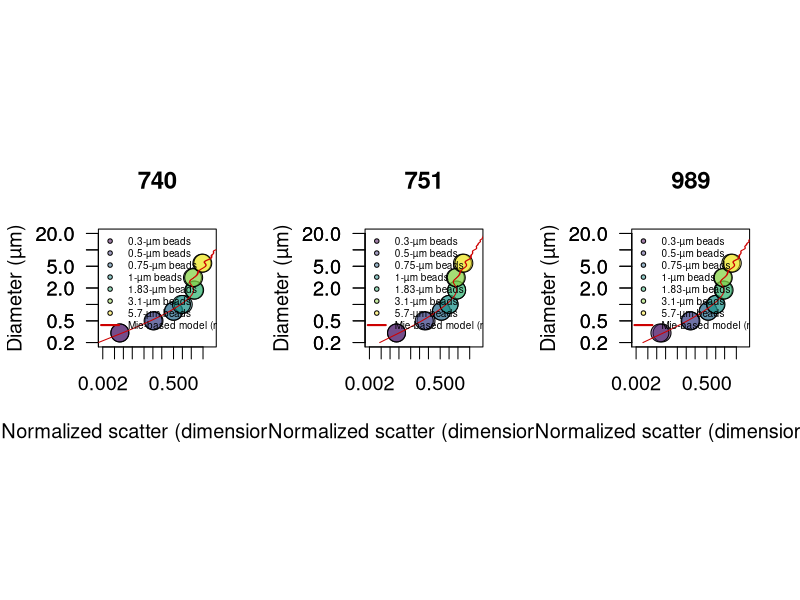

R code for this plot: (Note: this script raises an error after producing the figure.)
library(scales)
library(viridis)
path.to.git.repository <- "~/Documents/DATA/Codes/fsc-size-calibration"
setwd(path.to.git.repository)

#############################
### scatter normalization ###
#############################

beads740 <- read.csv("740-summary.csv")
beads740$fsc <- 10^((beads740$fsc.corr.high/2^16)*3.5)
id.740 <- which(beads740$size == 1) # find 1 micron beads
beads740$normalized.fsc <- beads740$fsc/mean(beads740[id.740,'fsc'])
beads740 <- beads740[order(beads740$size),]

beads989<- read.csv("989-summary.csv")
beads989$fsc <- 10^((beads989$fsc.corr.high/2^16)*3.5)
id.989 <- which(beads989$size == 1) # find 1 micron beads
beads989$normalized.fsc <- beads989$fsc/mean(beads989[id.989,'fsc'])
beads989 <- beads989[order(beads989$size),]

beads751 <- read.csv("751-summary.csv")
beads751$fsc <- 10^((beads751$fsc.corr.high/2^16)*3.5)
id.751<- which(beads751$size == 1) # find 1 micron beads
beads751$normalized.fsc <- beads751 $fsc/mean(beads751 [id.751,'fsc'])
beads751 <- beads751[order(beads751$size),]


####################
### OPTIMIZATION ###
####################
library(DEoptim)

# Mie theory fitting
# n for phyto = 1.35- 1.41 # see Lehmuskero et al. Progr Oceanogr 2018
mie2 <- t(read.csv("meidata-1010.csv" ,header=F)) # low
mie1 <- t(read.csv("meidata-1032.csv" ,header=F)) # fit
mie3 <- t(read.csv("meidata-1055.csv" ,header=F)) # high
mie4 <- t(read.csv("meidata-beads.csv" ,header=F)) # particle of 1 µm, index of refraction of 1.6033

# optimization routine
sigma.lsq <- function(mie, beads, params){

     c <- params[1]
     b <- params[2]
     id <- findInterval(beads$size, mie[,1])
     scatt <- (mie[id,2]/c)^b

           df <- data.frame(obs=beads$normalized.fsc, pred=scatt)
      sigma <- mean(((df$obs - df$pred)/df$obs)^2,na.rm=T)
      return(sigma)
  }



######################################################
#### compare MIE prediction with calibration beads ###
######################################################
pdf("Mie-beads-scatter.pdf",width=12, height=6)

par(mfrow=c(1,3), pty='s', cex=1.2)

for(inst in c(740,751,989)){

# inst <- 740

### Optiomization

if(inst == 740) beads <- beads740
if(inst == 751) beads <- beads751
if(inst == 989) beads <- beads989

#beads1 <- subset(beads,  size > 0.3) # run to test optimzation across range of particle size, except 0.3 microns beads not properly analyzed.

f <- function(params) sigma.lsq(mie=mie4, beads=beads, params)
res <- DEoptim(f, lower=c(0,0), upper=c(10000,2), control=DEoptim.control(itermax=1000, reltol=1e-8,trace=100, steptol=100, strategy=2, parallelType=0))
print(res$optim$bestval)
params <- res$optim$bestmem # optimized 'c' and 'b' values
print(params)


### CREATE LOOKUP TABLE
#d <- 0.220; e <- 1 # LINEAR Shalapyonok et al. 2001; 0.220 (Li et al. 1992, Veldhuis et al. 2004, and more studies agreed with 220 fg C um-3)
#d <- 0.54; e <- 0.85 # EXPO Roy, S., Sathyendranath, S. & Platt, T. Size-partitioned phytoplankton carbon and carbon-to-chlorophyll ratio from ocean colour by an absorption-based bio-optical algorithm. Remote Sens. Environ. 194, 177–189 (2017).
#d <- 0.216; e <- 0.939 # ALL Protists EXPO Roy, 1. Menden-Deuer, S. & Lessard, E. J. Carbon to volume relationships for dinoflagellates, diatoms, and other protist plankton. Limnol. Oceanogr. 45, 569–579 (2000).
d <- 0.261; e <- 0.860 # < 3000 µm3 EXPO Roy, 1. Menden-Deuer, S. & Lessard, E. J. Carbon to volume relationships for dinoflagellates, diatoms, and other protist plankton. Limnol. Oceanogr. 45, 569–579 (2000).

max.scatter <- 20
min.scatter <- 0.0005

b <- params[2]
c <- params[1]
scatter <- 10^(seq(log10(min(mie2[,2]/c)), log10(max(mie3[,2]/c)),length.out=10000))

s1 <- approx((mie1[,2]/c)^b, mie1[,1], xout=scatter)
s2 <- approx((mie2[,2]/c)^b, mie2[,1], xout=scatter)
s3 <- approx((mie3[,2]/c)^b, mie3[,1], xout=scatter)
s4 <- approx((mie1[,2]/c)^b, d*(4/3*pi*(0.5*mie1[,1])^3)^e, xout=scatter)
s5 <- approx((mie2[,2]/c)^b, d*(4/3*pi*(0.5*mie2[,1])^3)^e, xout=scatter)
s6 <- approx((mie3[,2]/c)^b, d*(4/3*pi*(0.5*mie3[,1])^3)^e, xout=scatter)

		if(inst == 740){mie_740 <- data.frame(cbind(scatter=s1$x,
                                                  diam_740_mid=s1$y,diam_740_upr=s2$y,diam_740_lwr = s3$y,
                                                  Qc_740_mid=s4$y, Qc_740_upr=s5$y, Qc_740_lwr=s6$y))
                      	mie_740 <- subset(mie_740, scatter >= min.scatter & scatter <= max.scatter)
                     	}

        if(inst == 751){mie_751 <- data.frame(cbind(scatter=s1$x,
                                                  diam_751_mid=s1$y,diam_751_upr=s2$y,diam_751_lwr = s3$y,
                                                  Qc_751_mid=s4$y, Qc_751_upr=s5$y, Qc_751_lwr=s6$y))
                      	mie_751 <- subset(mie_751, scatter >= min.scatter & scatter <= max.scatter)
                      	}
	    if(inst == 989){mie_989 <- data.frame(cbind(scatter=s1$x,
                                                  diam_989_mid=s1$y,diam_989_upr=s2$y,diam_989_lwr = s3$y,
                                                  Qc_989_mid=s4$y, Qc_989_upr=s5$y, Qc_989_lwr=s6$y))
                      	mie_989 <- subset(mie_989, scatter >= min.scatter & scatter <= max.scatter)
						}

plot(beads$normalized.fsc, beads$size,log='xy', xaxt='n',xlim=c(0.002,10), ylim=c(0.2,20), bg=alpha(viridis(nrow(beads)),0.5),cex=2, pch=21, xlab="Normalized scatter (dimensionless)", ylab="Diameter (µm)", las=1, main=paste(inst))
axis(1, at=c(0.002,0.005,0.01,0.02,0.05,0.1,0.2,0.5,1,2,5))
axis(2, at=c(0.1,0.2,0.5,1,2,5,10,20),las=1)
lines((mie4[,2]/c)^b, mie4[,1], col='red3')
legend("topleft",cex=0.5, legend=c(paste0(unique(beads$size), '-µm beads'), "Mie-based model (n = 1.603)"), bty='n', pch=c(rep(21,nrow(beads)/2), NA), lwd=c(rep(NA,nrow(beads)/2), 2),col=c(rep(1,nrow(beads)/2),'red3'), pt.bg=alpha(c(viridis(nrow(beads)/2), 'red3'),0.5))

}

dev.off()


mie <- data.frame(cbind(mie_740[,], mie_751[,-1], mie_989[,-1]))
summary(mie)

write.csv(mie, "calibrated-mie.csv", row.names=F, quote=F)

q <- 'mid'
id <- findInterval(0.5, mie[,paste0('diam_740_',q)])
mie[id,paste0('Qc_740_',q)]*1000

#####################
### PHYTOPLANKTON ### validation
#####################
library(scales)
library(viridis)

path.to.git.repository <- "~/Documents/DATA/Codes/fsc-size-calibration"
setwd(path.to.git.repository)

### SIZE
culture <- read.csv("scatter_calibration.csv")
culture$norm.fsc <- culture$fsc / culture$fsc.beads
culture$norm.fsc.sd <- culture$fsc.sd / culture$fsc.beads
culture$volume <- 4/3 * pi * (culture$diameter/2)^3
culture$volume.sd <- culture$volume * culture$diameter.sd/culture$diameter

culture2 <- aggregate(culture, by=list(culture$species), FUN=mean)
culture2 <- subset(culture2, Group.1 !="Phaeodactylum tricornutum") # remove non-spherical cells
culture2 <- culture2[order(culture2$norm.fsc),]

mie <- read.csv("calibrated-mie.csv")
inst <- 740


pdf("Size-scatter.pdf",width=12, height=6)

  par(mfrow=c(1,1), pty='s',cex=1.2)
  plot(culture2$norm.fsc, culture2$diameter, log='xy', pch=NA,ylab=substitute(paste("Diameter (",mu,"m)")), xlab="Normalized scatter (dimensionless)",cex=2, xaxt='n', yaxt='n', xlim=c(0.002,10), ylim=c(0.2,20), main=paste(inst))
  with(culture2, arrows(norm.fsc, diameter-culture2$diameter.sd, norm.fsc, diameter + culture2$diameter.sd,  code = 3, length=0, col='grey',lwd=2))
  with(culture2, arrows(norm.fsc-norm.fsc.sd, diameter, norm.fsc+norm.fsc.sd, diameter,  code = 3, length=0,col='grey',lwd=2))
  lines(mie$scatter, mie[,paste0("diam_",inst,"_mid")], col='red3', lwd=2)
  lines(mie$scatter, mie[,paste0("diam_",inst,"_upr")], col='grey', lwd=2)
  lines(mie$scatter, mie[,paste0("diam_",inst,"_lwr")], col='grey', lwd=2)
  axis(1, at=c(0.002,0.005,0.01,0.02,0.05,0.1,0.2,0.5,1,2,5))
  axis(2, at=c(0.1,0.2,0.5,1,2,5,10,20),las=1)
  points(culture2$norm.fsc, culture2$diameter, bg=alpha(viridis(nrow(culture2)),0.5), pch=21,cex=2)
  legend("topleft",legend=c(as.vector(culture2$Group.1), "Mie-based model (n = 1.38 +/- 0.3)"), cex=0.5, pch=c(rep(21,nrow(culture2)),NA), lwd=c(rep(NA,nrow(culture2)),2), bty='n',
            pt.bg=alpha(viridis(nrow(culture2)),0.5), col=c(rep(1,nrow(culture2)),'red3'), text.font=c(rep(3,nrow(culture2)),1))

dev.off()



### correlation
id <- findInterval(culture2$norm.fsc, mie$scatter)
df <- data.frame(observed=culture2$diameter, predicted=mie[id,paste0("diam_",inst,"_mid")])
reg <- lm(observed ~ predicted, data=df)
summary(reg)
